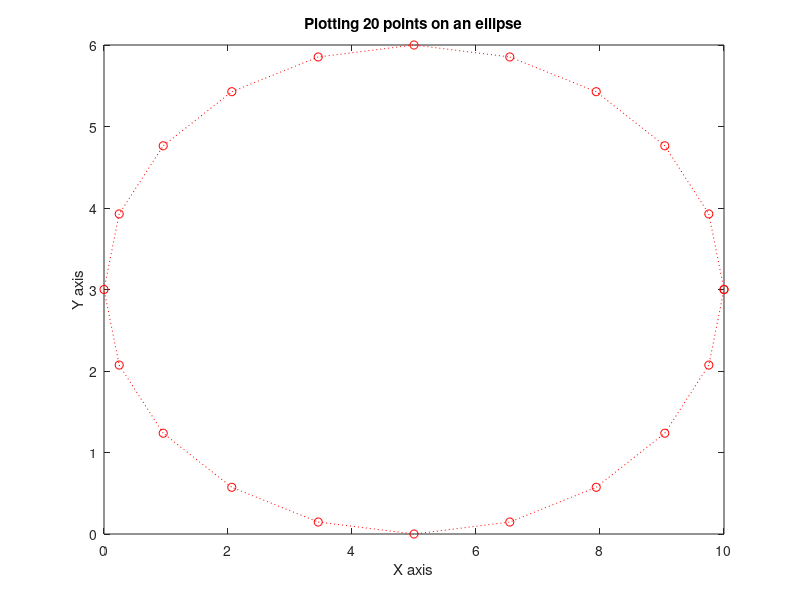

Here is the MATLAB script that generated this plot:
%Question One - Part A of 1.1

theta = 0:pi/10:2*pi;
x = 5 + 5*cos(theta);
y = 3 + 3*sin(theta);
plot(x,y,'r:o')
xlabel("X axis")
ylabel("Y axis")
title("Plotting 20 points on an ellipse") 